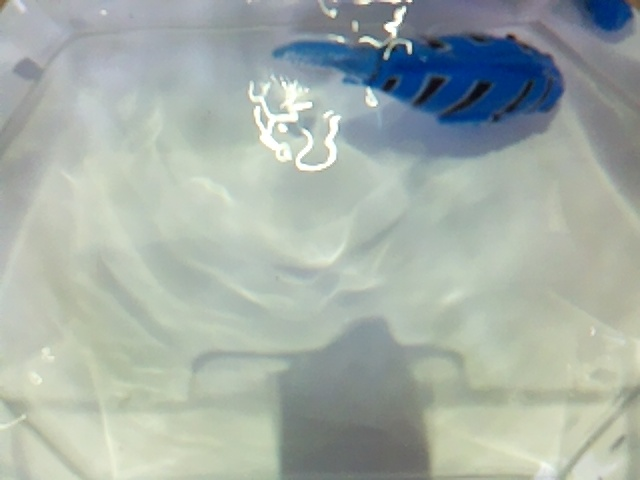
#> input picture code/light/light_0002.jpg, 640 x 480 px
$ python -i track.py   (imports and definitions only)
#> lines starting #> are read from the running program, lines starting #| are printed output that depends on the picture
import time
import cv2
import numpy as np
import logging
from collections import deque
from statistics     import median
from config import HSV_LOWER, HSV_UPPER, KERNEL_SIZE

class Track:
    def __init__(self,
                 min_contour_area: float = 100.0,
                 roi_margin: int        = 20,
                 fps_window_s: float    = 10.0):
        # HSV / morphology
        self.lower      = HSV_LOWER
        self.upper      = HSV_UPPER
        self.kernel     = cv2.getStructuringElement(cv2.MORPH_CROSS, KERNEL_SIZE)
        self.min_area   = min_contour_area
        self.roi_margin = roi_margin
        self.prev_bbox  = None

        # FPS tracking
        self.prev_time       = time.time()
        self.fps_history     = deque()
        self.fps_window_s    = fps_window_s
        self.last_median_log = self.prev_time

    # [12 lines left out: functions contour_center, _preprocess, not called in this run]

    def _find_valid(self, mask: np.ndarray):
        cnts, _ = cv2.findContours(mask, cv2.RETR_EXTERNAL, cv2.CHAIN_APPROX_SIMPLE)
        return [c for c in cnts if cv2.contourArea(c) >= self.min_area]

    # [73 lines left out: functions track_frame, track_fps, not called in this run]

>>> import cv2
>>> picture = cv2.imread('light/light_0002.jpg', cv2.IMREAD_GRAYSCALE)
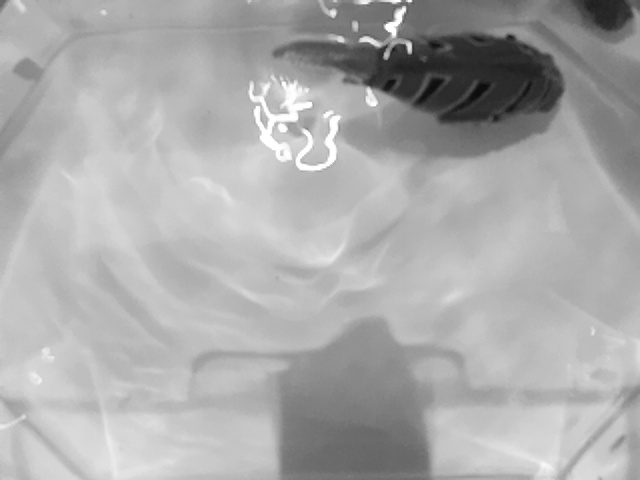
#> picture: shape (480, 640); min 10, max 255, mean 170.5
>>> result = Track().track_frame(picture)
#> (the run stopped early here; a loop or call above may not have finished)

$ run again, on code/light/light_0004.jpg
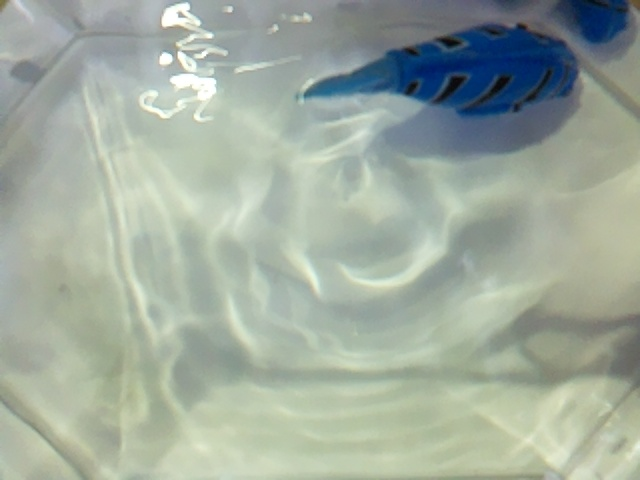
#> input picture code/light/light_0004.jpg, 640 x 480 px
#> `picture = cv2.imread('light/light_0002.jpg', cv2.IMREAD_GRAYSCALE)`:
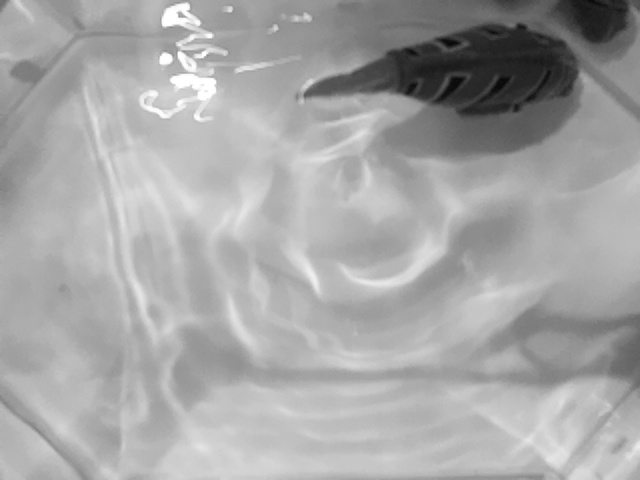
#> picture: shape (480, 640); min 8, max 255, mean 165.8

$ run again, on code/light/light_0007.jpg
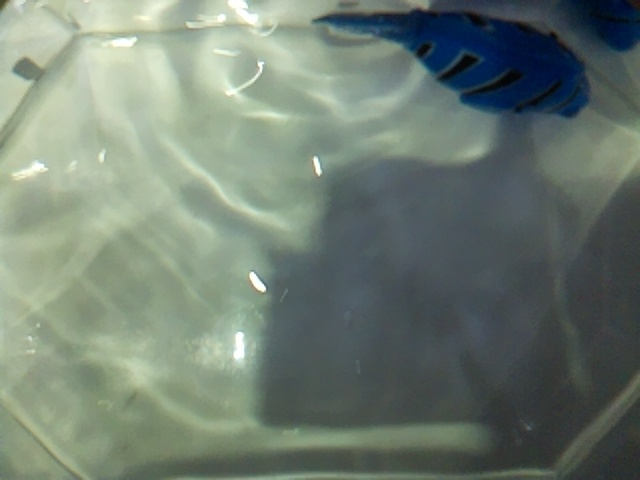
#> input picture code/light/light_0007.jpg, 640 x 480 px
#> `picture = cv2.imread('light/light_0002.jpg', cv2.IMREAD_GRAYSCALE)`:
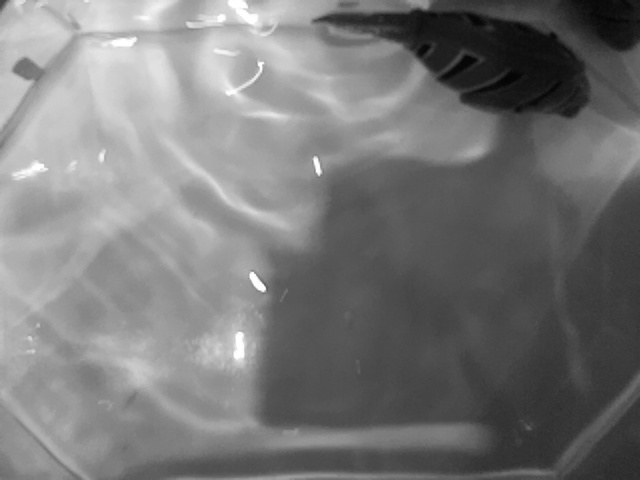
#> picture: shape (480, 640); min 4, max 255, mean 120.6

$ run again, on code/light/light_0015.jpg
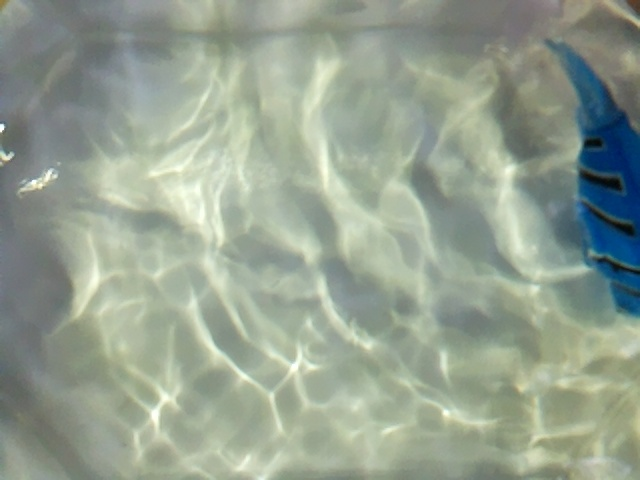
#> input picture code/light/light_0015.jpg, 640 x 480 px
#> `picture = cv2.imread('light/light_0002.jpg', cv2.IMREAD_GRAYSCALE)`:
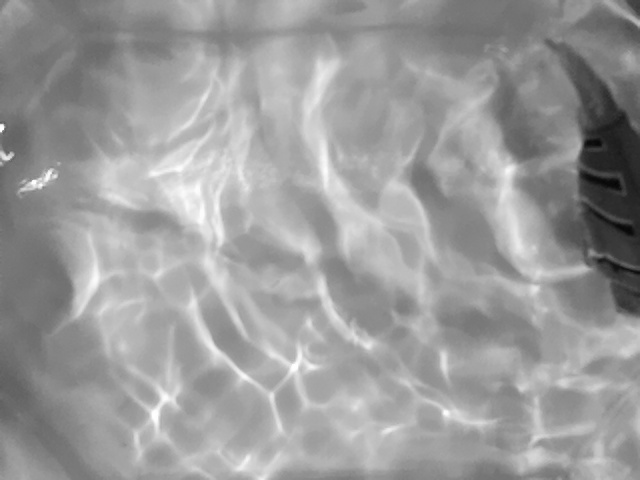
#> picture: shape (480, 640); min 5, max 255, mean 154.9
